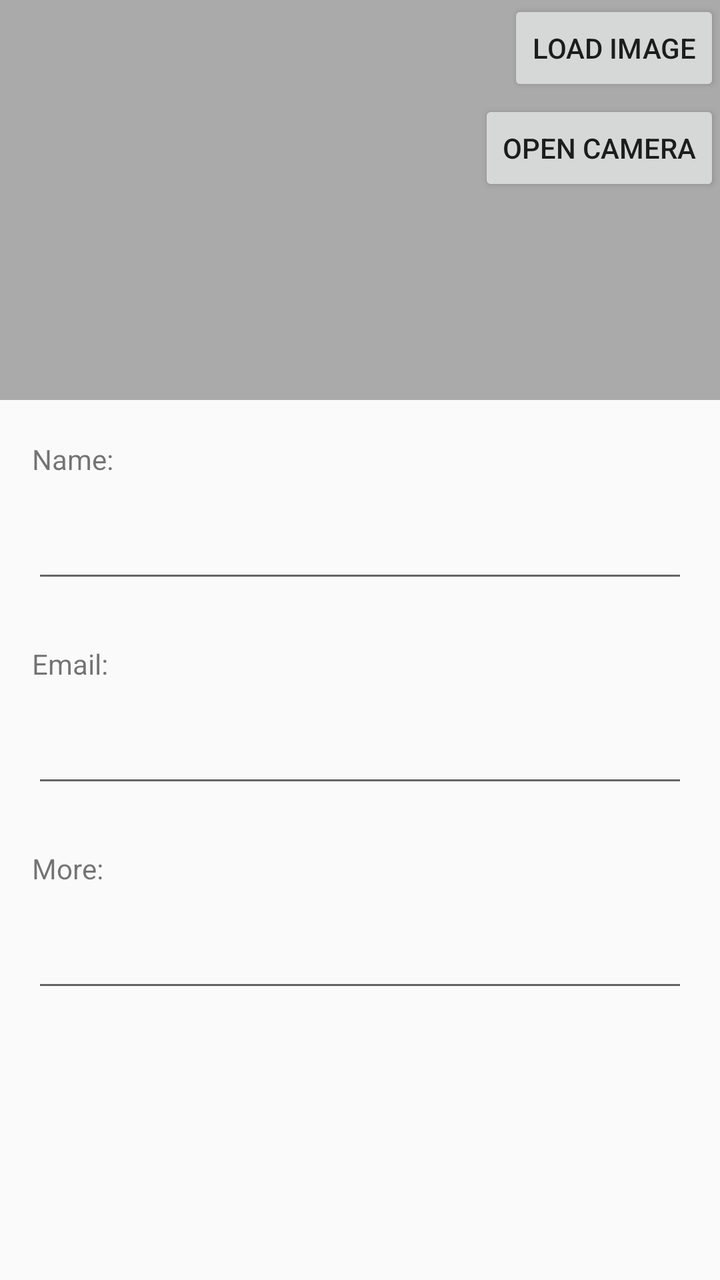
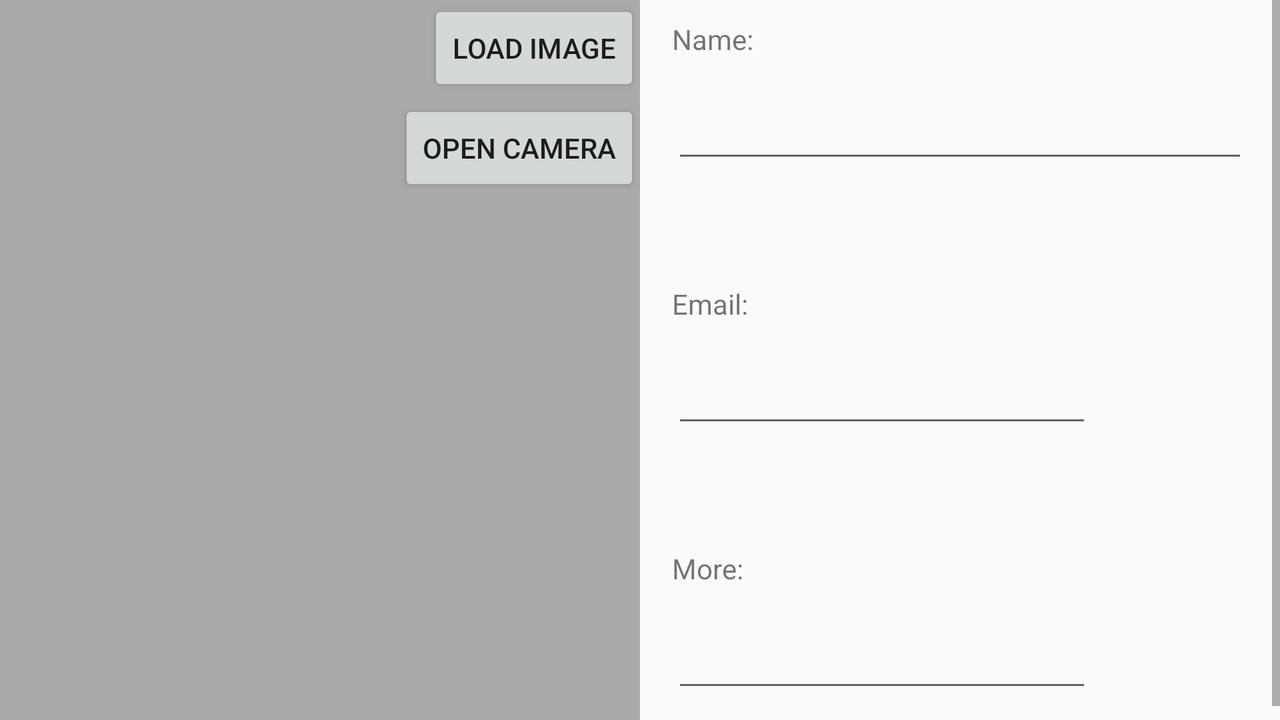

An Android layout and its configuration variant, each rendered on a device that would load it. The default file and the variant file are quoted in full after the pictures.
<!-- AndroidManifest.xml: application theme AppTheme -->
<!-- res/layout/activity_edit_profile.xml -->
<?xml version="1.0" encoding="utf-8"?>
<LinearLayout xmlns:android="http://schemas.android.com/apk/res/android"
    xmlns:app="http://schemas.android.com/apk/res-auto"
    xmlns:tools="http://schemas.android.com/tools"
    android:layout_width="match_parent"
    android:layout_height="match_parent"
    tools:context=".EditProfile"
    android:orientation="vertical">

    <ScrollView
        android:layout_width="match_parent"
        android:layout_height="match_parent">

        <LinearLayout
            android:layout_width="match_parent"
            android:layout_height="match_parent"
            android:orientation="vertical">

            <RelativeLayout
                android:layout_width="fill_parent"
                android:layout_height="wrap_content"
                android:orientation="vertical">

                <ImageView
                    android:id="@+id/imageView"
                    android:layout_width="match_parent"
                    android:layout_height="200dp"
                    app:srcCompat="@android:color/darker_gray" />

                <Button
                    android:id="@+id/load_image_button"
                    android:layout_width="wrap_content"
                    android:layout_height="wrap_content"
                    android:layout_alignParentRight="true"
                    android:layout_alignParentTop="true"
                    android:onClick="openGallery"
                    android:text="@string/load_image_button" />

                <Button
                    android:id="@+id/btn_openCamera"
                    android:layout_width="wrap_content"
                    android:layout_height="wrap_content"
                    android:layout_alignEnd="@+id/load_image_button"
                    android:layout_alignParentTop="true"
                    android:layout_marginTop="50dp"
                    android:onClick="openCamera"
                    android:text="@string/open_camera_button" />

            </RelativeLayout>

            <LinearLayout
                android:layout_width="fill_parent"
                android:layout_height="fill_parent"
                android:orientation="vertical">

                <TextView
                    android:id="@+id/name_title"
                    android:layout_width="fill_parent"
                    android:layout_height="wrap_content"
                    android:layout_marginLeft="@dimen/left_margin"
                    android:layout_marginTop="20dp"
                    android:text="@string/name_title" />

                <EditText
                    android:id="@+id/editText_name"
                    android:layout_width="fill_parent"
                    android:layout_height="wrap_content"
                    android:layout_margin="@dimen/margin"
                    android:layout_below="@+id/name_title"
                    android:ems="10"
                    android:inputType="textPersonName" />

                <TextView
                    android:id="@+id/mail_title"
                    android:layout_width="wrap_content"
                    android:layout_height="wrap_content"
                    android:layout_below="@+id/editText_name"
                    android:layout_marginLeft="@dimen/left_margin"
                    android:layout_marginTop="10dp"
                    android:text="@string/mail_title" />

                <EditText
                    android:id="@+id/editText_mail"
                    android:layout_width="fill_parent"
                    android:layout_height="wrap_content"
                    android:layout_margin="@dimen/margin"
                    android:layout_below="@+id/mail_title"
                    android:ems="10"
                    android:inputType="textEmailAddress" />

                <TextView
                    android:id="@+id/bio_title"
                    android:layout_width="wrap_content"
                    android:layout_height="wrap_content"
                    android:layout_below="@+id/editText_mail"
                    android:layout_marginLeft="@dimen/left_margin"
                    android:layout_marginTop="10dp"
                    android:text="@string/bio_title" />

                <EditText
                    android:id="@+id/editText_bio"
                    android:layout_width="fill_parent"
                    android:layout_height="wrap_content"
                    android:layout_margin="@dimen/margin"
                    android:layout_below="@+id/bio_title"
                    android:ems="10"
                    android:inputType="textMultiLine" />

            </LinearLayout>
        </LinearLayout>
    </ScrollView>


</LinearLayout>
<!-- resources referenced by this layout -->
<resources>
  <dimen name="left_margin">16dp</dimen>
  <dimen name="margin">16dp</dimen>
  <string name="bio_title">More:</string>
  <string name="load_image_button">Load image</string>
  <string name="mail_title">Email:</string>
  <string name="name_title">Name:</string>
  <string name="open_camera_button">Open camera</string>
  <style name="AppTheme" parent="Theme.AppCompat.Light.DarkActionBar">
          
          <item name="colorPrimary">@color/colorPrimary</item>
          <item name="colorPrimaryDark">@color/colorPrimaryDark</item>
          <item name="colorAccent">@color/colorAccent</item>
          <item name="windowActionBar">false</item>
          <item name="windowNoTitle">true</item>
      </style>
  <color name="colorPrimary">#960006</color>
  <color name="colorPrimaryDark">#690200</color>
  <color name="colorAccent">#e7451b</color>
</resources>
<!-- res/layout-land/activity_edit_profile.xml (the repository's variant of the layout above) -->
<!-- drawn on the phone turned sideways -->
<?xml version="1.0" encoding="utf-8"?>
<LinearLayout xmlns:android="http://schemas.android.com/apk/res/android"
    xmlns:app="http://schemas.android.com/apk/res-auto"
    xmlns:tools="http://schemas.android.com/tools"
    android:layout_width="match_parent"
    android:layout_height="match_parent"
    tools:context=".EditProfile"
    android:orientation="horizontal">

    

    <LinearLayout
        android:layout_width="fill_parent"
        android:layout_height="fill_parent"
        android:layout_weight="0.5">

        <RelativeLayout
            android:layout_width="match_parent"
            android:layout_height="match_parent">

            <ImageView
                android:id="@+id/imageView3"
                android:layout_width="match_parent"
                android:layout_height="match_parent"
                android:layout_alignParentStart="true"
                android:layout_alignParentTop="true"
                android:layout_marginTop="0dp"
                app:srcCompat="@android:color/darker_gray" />



            <Button
                android:id="@+id/load_image_button"
                android:layout_width="wrap_content"
                android:layout_height="wrap_content"
                android:layout_alignParentRight="true"
                android:layout_alignParentTop="true"
                android:onClick="openGallery"
                android:text="@string/load_image_button" />

            <Button
                android:id="@+id/open_camera_button"
                android:layout_width="wrap_content"
                android:layout_height="wrap_content"
                android:layout_alignEnd="@+id/load_image_button"
                android:layout_alignParentTop="true"
                android:layout_marginTop="50dp"
                android:text="@string/open_camera_button" />

        </RelativeLayout>

    </LinearLayout>

    <LinearLayout
        android:layout_width="fill_parent"
        android:layout_height="fill_parent"
        android:layout_weight="0.5">

        <ScrollView
            android:layout_width="fill_parent"
            android:layout_height="fill_parent">


            <LinearLayout
                android:layout_width="fill_parent"
                android:layout_height="fill_parent"
                android:orientation="vertical">

                <TextView
                    android:id="@+id/name_title"
                    android:layout_width="wrap_content"
                    android:layout_height="wrap_content"
                    android:layout_alignParentTop="true"
                    android:layout_marginLeft="@dimen/left_margin"
                    android:layout_marginTop="10dp"
                    android:text="@string/name_title" />

                <EditText
                    android:id="@+id/editText_name"
                    android:layout_width="fill_parent"
                    android:layout_height="wrap_content"
                    android:layout_below="@+id/name_title"
                    android:ems="10"
                    android:layout_margin="@dimen/margin"
                    android:inputType="textPersonName" />

                <TextView
                    android:id="@+id/mail_title"
                    android:layout_width="wrap_content"
                    android:layout_height="wrap_content"
                    android:layout_marginLeft="@dimen/left_margin"
                    android:layout_marginTop="40dp"
                    android:text="@string/mail_title" />

                <EditText
                    android:id="@+id/editText_mail"
                    android:layout_width="wrap_content"
                    android:layout_height="wrap_content"


                    android:ems="10"
                    android:layout_margin="@dimen/margin"
                    android:inputType="textEmailAddress" />

                <TextView
                    android:id="@+id/bio_title"
                    android:layout_width="wrap_content"
                    android:layout_height="wrap_content"
                    android:layout_marginLeft="@dimen/left_margin"
                    android:layout_marginTop="40dp"
                    android:text="@string/bio_title" />

                <EditText
                    android:id="@+id/editText_bio"
                    android:layout_width="wrap_content"
                    android:layout_height="wrap_content"
                    android:ems="10"
                    android:layout_margin="@dimen/margin"
                    android:inputType="textMultiLine" />

            </LinearLayout>
        </ScrollView>

    </LinearLayout>

</LinearLayout>
